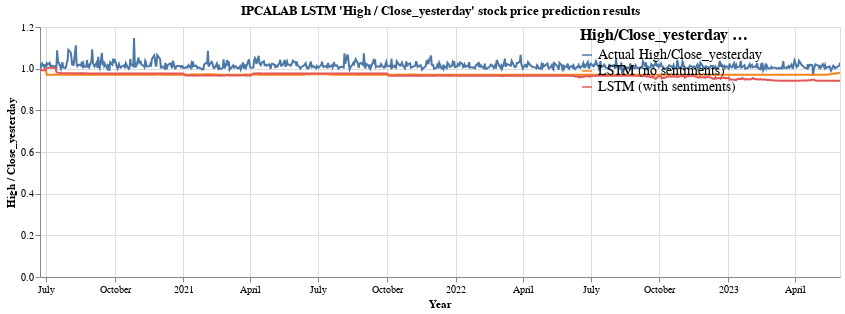

The notebook cell this image was saved under:
### Code cell
high_close_yesterday_ratio = alt.Chart(melted_df, title="IPCALAB LSTM 'High / Close_yesterday' stock price prediction results").mark_line().encode(
    x=alt.X('date:T', title="Year"),
    y = alt.Y('High/Close_yesterday:Q', title="High / Close_yesterday"),
    color = alt.Color('High/Close_yesterday method:N',
                      legend=alt.Legend(orient='right',direction = 'vertical',labelLimit = 400))
    ).properties(height = 250, width = 800
    ).configure_legend(
    offset=-260,
    symbolDirection='vertical',
        titleFontSize=16,
        labelFontSize=14
    )

high_close_yesterday_ratio.interactive()

### Figure 1 — Vega-Lite specification as saved in the notebook (floating-point values rounded to 4 significant figures; data arrays with more than 128 entries replaced by an {"elided": "..."} marker saying what was removed)
{"usermeta": {"embedOptions": {"theme": "fivethirtyeight"}}, "config": {"view": {"continuousWidth": 400, "continuousHeight": 300}, "legend": {"labelFontSize": 14, "offset": -260, "symbolDirection": "vertical", "titleFontSize": 16}}, "data": {"name": "data-d6b8a08f775e0f05607ed8b136513045"}, "mark": "line", "encoding": {"color": {"field": "High/Close_yesterday method", "legend": {"direction": "vertical", "labelLimit": 400, "orient": "right"}, "type": "nominal"}, "x": {"field": "date", "title": "Year", "type": "temporal"}, "y": {"field": "High/Close_yesterday", "title": "High / Close_yesterday", "type": "quantitative"}}, "height": 250, "selection": {"selector002": {"type": "interval", "bind": "scales", "encodings": ["x", "y"]}}, "title": "IPCALAB LSTM 'High / Close_yesterday' stock price prediction results", "width": 800, "$schema": "https://vega.github.io/schema/vega-lite/v4.17.0.json", "datasets": {"data-d6b8a08f775e0f05607ed8b136513045": {"elided": "2184 records"}}}
